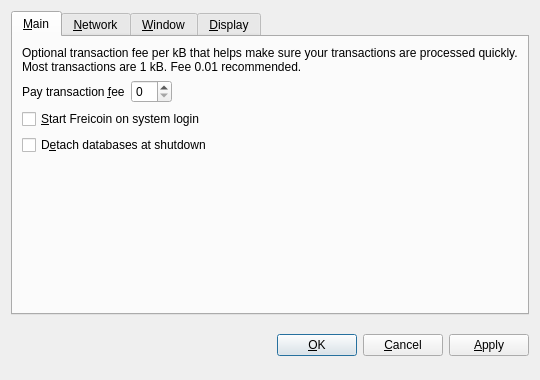
<?xml version="1.0" encoding="UTF-8"?>
<ui version="4.0">
 <class>OptionsDialog</class>
 <widget class="QDialog" name="OptionsDialog">
  <property name="geometry">
   <rect>
    <x>0</x>
    <y>0</y>
    <width>540</width>
    <height>380</height>
   </rect>
  </property>
  <property name="windowTitle">
   <string>Options</string>
  </property>
  <property name="modal">
   <bool>true</bool>
  </property>
  <layout class="QVBoxLayout" name="verticalLayout">
   <item>
    <widget class="QTabWidget" name="tabWidget">
     <property name="tabPosition">
      <enum>QTabWidget::North</enum>
     </property>
     <property name="currentIndex">
      <number>0</number>
     </property>
     <widget class="QWidget" name="tabMain">
      <attribute name="title">
       <string>&amp;Main</string>
      </attribute>
      <layout class="QVBoxLayout" name="verticalLayout_Main">
       <item>
        <widget class="QLabel" name="transactionFeeInfoLabel">
         <property name="text">
          <string>Optional transaction fee per kB that helps make sure your transactions are processed quickly. Most transactions are 1 kB. Fee 0.01 recommended.</string>
         </property>
         <property name="textFormat">
          <enum>Qt::PlainText</enum>
         </property>
         <property name="wordWrap">
          <bool>true</bool>
         </property>
        </widget>
       </item>
       <item>
        <layout class="QHBoxLayout" name="horizontalLayout_Main">
         <item>
          <widget class="QLabel" name="transactionFeeLabel">
           <property name="text">
            <string>Pay transaction &amp;fee</string>
           </property>
           <property name="textFormat">
            <enum>Qt::PlainText</enum>
           </property>
           <property name="buddy">
            <cstring>transactionFee</cstring>
           </property>
          </widget>
         </item>
         <item>
          <widget class="FreicoinAmountField" name="transactionFee"/>
         </item>
         <item>
          <spacer name="horizontalSpacer_Main">
           <property name="orientation">
            <enum>Qt::Horizontal</enum>
           </property>
           <property name="sizeHint" stdset="0">
            <size>
             <width>40</width>
             <height>20</height>
            </size>
           </property>
          </spacer>
         </item>
        </layout>
       </item>
       <item>
        <widget class="QCheckBox" name="seocoinAtStartup">
         <property name="toolTip">
          <string>Automatically start Freicoin after logging in to the system.</string>
         </property>
         <property name="text">
          <string>&amp;Start Freicoin on system login</string>
         </property>
        </widget>
       </item>
       <item>
        <widget class="QCheckBox" name="detachDatabases">
         <property name="toolTip">
          <string>Detach block and address databases at shutdown. This means they can be moved to another data directory, but it slows down shutdown. The wallet is always detached.</string>
         </property>
         <property name="text">
          <string>D&amp;etach databases at shutdown</string>
         </property>
        </widget>
       </item>
       <item>
        <spacer name="verticalSpacer_Main">
         <property name="orientation">
          <enum>Qt::Vertical</enum>
         </property>
         <property name="sizeHint" stdset="0">
          <size>
           <width>20</width>
           <height>40</height>
          </size>
         </property>
        </spacer>
       </item>
      </layout>
     </widget>
     <widget class="QWidget" name="tabNetwork">
      <attribute name="title">
       <string>&amp;Network</string>
      </attribute>
      <layout class="QVBoxLayout" name="verticalLayout_Network">
       <item>
        <widget class="QCheckBox" name="mapPortUpnp">
         <property name="toolTip">
          <string>Automatically open the Freicoin client port on the router. This only works when your router supports UPnP and it is enabled.</string>
         </property>
         <property name="text">
          <string>Map port using &amp;UPnP</string>
         </property>
        </widget>
       </item>
       <item>
        <widget class="QCheckBox" name="connectSocks">
         <property name="toolTip">
          <string>Connect to the Freicoin network through a SOCKS proxy (e.g. when connecting through Tor).</string>
         </property>
         <property name="text">
          <string>Connect through &amp;SOCKS proxy:</string>
         </property>
        </widget>
       </item>
       <item>
        <layout class="QHBoxLayout" name="horizontalLayout_Network">
         <item>
          <widget class="QLabel" name="proxyIpLabel">
           <property name="text">
            <string>Proxy &amp;IP:</string>
           </property>
           <property name="textFormat">
            <enum>Qt::PlainText</enum>
           </property>
           <property name="buddy">
            <cstring>proxyIp</cstring>
           </property>
          </widget>
         </item>
         <item>
          <widget class="QValidatedLineEdit" name="proxyIp">
           <property name="maximumSize">
            <size>
             <width>140</width>
             <height>16777215</height>
            </size>
           </property>
           <property name="toolTip">
            <string>IP address of the proxy (e.g. 127.0.0.1)</string>
           </property>
          </widget>
         </item>
         <item>
          <widget class="QLabel" name="proxyPortLabel">
           <property name="text">
            <string>&amp;Port:</string>
           </property>
           <property name="textFormat">
            <enum>Qt::PlainText</enum>
           </property>
           <property name="buddy">
            <cstring>proxyPort</cstring>
           </property>
          </widget>
         </item>
         <item>
          <widget class="QLineEdit" name="proxyPort">
           <property name="maximumSize">
            <size>
             <width>55</width>
             <height>16777215</height>
            </size>
           </property>
           <property name="toolTip">
            <string>Port of the proxy (e.g. 9050)</string>
           </property>
          </widget>
         </item>
         <item>
          <widget class="QLabel" name="socksVersionLabel">
           <property name="text">
            <string>SOCKS &amp;Version:</string>
           </property>
           <property name="textFormat">
            <enum>Qt::PlainText</enum>
           </property>
           <property name="buddy">
            <cstring>socksVersion</cstring>
           </property>
          </widget>
         </item>
         <item>
          <widget class="QValueComboBox" name="socksVersion">
           <property name="toolTip">
            <string>SOCKS version of the proxy (e.g. 5)</string>
           </property>
          </widget>
         </item>
         <item>
          <spacer name="horizontalSpacer_Network">
           <property name="orientation">
            <enum>Qt::Horizontal</enum>
           </property>
           <property name="sizeHint" stdset="0">
            <size>
             <width>40</width>
             <height>20</height>
            </size>
           </property>
          </spacer>
         </item>
        </layout>
       </item>
       <item>
        <spacer name="verticalSpacer_Network">
         <property name="orientation">
          <enum>Qt::Vertical</enum>
         </property>
         <property name="sizeHint" stdset="0">
          <size>
           <width>20</width>
           <height>40</height>
          </size>
         </property>
        </spacer>
       </item>
      </layout>
     </widget>
     <widget class="QWidget" name="tabWindow">
      <attribute name="title">
       <string>&amp;Window</string>
      </attribute>
      <layout class="QVBoxLayout" name="verticalLayout_Window">
       <item>
        <widget class="QCheckBox" name="minimizeToTray">
         <property name="toolTip">
          <string>Show only a tray icon after minimizing the window.</string>
         </property>
         <property name="text">
          <string>Minimize to the &amp;tray instead of the taskbar</string>
         </property>
        </widget>
       </item>
       <item>
        <widget class="QCheckBox" name="minimizeOnClose">
         <property name="toolTip">
          <string>Minimize instead of exit the application when the window is closed. When this option is enabled, the application will be closed only after selecting Quit in the menu.</string>
         </property>
         <property name="text">
          <string>M&amp;inimize on close</string>
         </property>
        </widget>
       </item>
       <item>
        <spacer name="verticalSpacer_Window">
         <property name="orientation">
          <enum>Qt::Vertical</enum>
         </property>
         <property name="sizeHint" stdset="0">
          <size>
           <width>20</width>
           <height>40</height>
          </size>
         </property>
        </spacer>
       </item>
      </layout>
     </widget>
     <widget class="QWidget" name="tabDisplay">
      <attribute name="title">
       <string>&amp;Display</string>
      </attribute>
      <layout class="QVBoxLayout" name="verticalLayout_Display">
       <item>
        <layout class="QHBoxLayout" name="horizontalLayout_1_Display">
         <item>
          <widget class="QLabel" name="langLabel">
           <property name="text">
            <string>User Interface &amp;language:</string>
           </property>
           <property name="textFormat">
            <enum>Qt::PlainText</enum>
           </property>
           <property name="buddy">
            <cstring>lang</cstring>
           </property>
          </widget>
         </item>
         <item>
          <widget class="QValueComboBox" name="lang">
           <property name="toolTip">
            <string>The user interface language can be set here. This setting will take effect after restarting Freicoin.</string>
           </property>
          </widget>
         </item>
        </layout>
       </item>
       <item>
        <layout class="QHBoxLayout" name="horizontalLayout_2_Display">
         <item>
          <widget class="QLabel" name="unitLabel">
           <property name="text">
            <string>&amp;Unit to show amounts in:</string>
           </property>
           <property name="textFormat">
            <enum>Qt::PlainText</enum>
           </property>
           <property name="buddy">
            <cstring>unit</cstring>
           </property>
          </widget>
         </item>
         <item>
          <widget class="QValueComboBox" name="unit">
           <property name="toolTip">
            <string>Choose the default subdivision unit to show in the interface and when sending coins.</string>
           </property>
          </widget>
         </item>
        </layout>
       </item>
       <item>
        <widget class="QCheckBox" name="displayAddresses">
         <property name="toolTip">
          <string>Whether to show Freicoin addresses in the transaction list or not.</string>
         </property>
         <property name="text">
          <string>Display addresses in &amp;transaction list</string>
         </property>
        </widget>
       </item>
       <item>
        <spacer name="verticalSpacer_Display">
         <property name="orientation">
          <enum>Qt::Vertical</enum>
         </property>
         <property name="sizeHint" stdset="0">
          <size>
           <width>20</width>
           <height>40</height>
          </size>
         </property>
        </spacer>
       </item>
      </layout>
     </widget>
    </widget>
   </item>
   <item>
    <layout class="QHBoxLayout" name="horizontalLayout_Buttons">
     <item>
      <spacer name="horizontalSpacer_1">
       <property name="orientation">
        <enum>Qt::Horizontal</enum>
       </property>
       <property name="sizeHint" stdset="0">
        <size>
         <width>40</width>
         <height>48</height>
        </size>
       </property>
      </spacer>
     </item>
     <item>
      <widget class="QLabel" name="statusLabel">
       <property name="font">
        <font>
         <weight>75</weight>
         <bold>true</bold>
        </font>
       </property>
       <property name="text">
        <string/>
       </property>
       <property name="textFormat">
        <enum>Qt::PlainText</enum>
       </property>
       <property name="wordWrap">
        <bool>true</bool>
       </property>
      </widget>
     </item>
     <item>
      <spacer name="horizontalSpacer_2">
       <property name="orientation">
        <enum>Qt::Horizontal</enum>
       </property>
       <property name="sizeHint" stdset="0">
        <size>
         <width>40</width>
         <height>48</height>
        </size>
       </property>
      </spacer>
     </item>
     <item>
      <widget class="QPushButton" name="okButton">
       <property name="text">
        <string>&amp;OK</string>
       </property>
      </widget>
     </item>
     <item>
      <widget class="QPushButton" name="cancelButton">
       <property name="text">
        <string>&amp;Cancel</string>
       </property>
       <property name="autoDefault">
        <bool>false</bool>
       </property>
      </widget>
     </item>
     <item>
      <widget class="QPushButton" name="applyButton">
       <property name="text">
        <string>&amp;Apply</string>
       </property>
       <property name="autoDefault">
        <bool>false</bool>
       </property>
      </widget>
     </item>
    </layout>
   </item>
  </layout>
 </widget>
 <customwidgets>
  <customwidget>
   <class>FreicoinAmountField</class>
   <extends>QSpinBox</extends>
   <header>seocoinamountfield.h</header>
  </customwidget>
  <customwidget>
   <class>QValueComboBox</class>
   <extends>QComboBox</extends>
   <header>qvaluecombobox.h</header>
  </customwidget>
  <customwidget>
   <class>QValidatedLineEdit</class>
   <extends>QLineEdit</extends>
   <header>qvalidatedlineedit.h</header>
  </customwidget>
 </customwidgets>
 <resources/>
 <connections/>
</ui>
